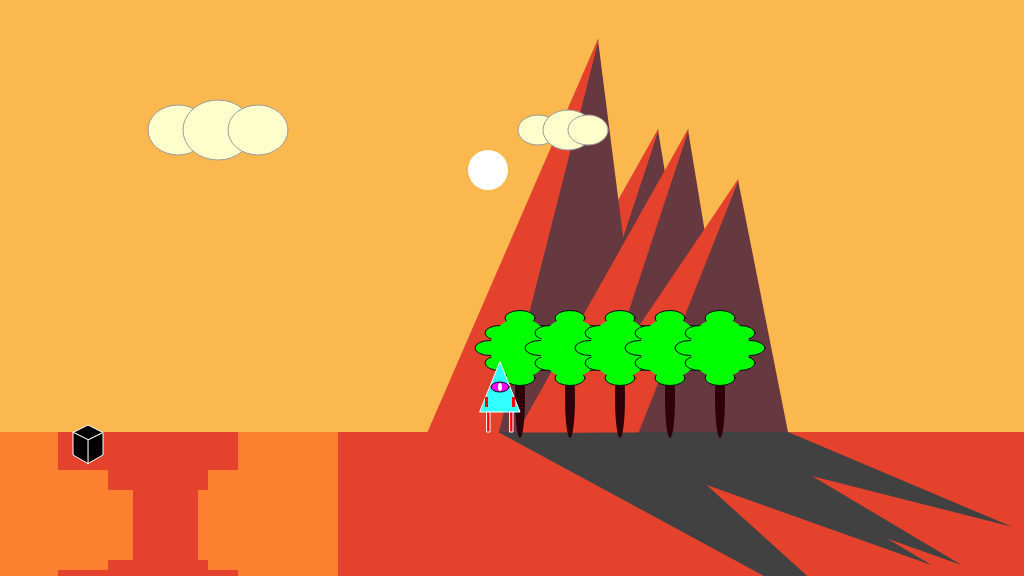
Frame 1 (no input)
Frame 60 (no input): identical to frame 1, image omitted
Frame 120 (the mouse pressed at the canvas centre since frame 60): identical to frame 1, image omitted

The p5.js sketch that drew this single still picture (run headless with seeded random() and noise() and a simulated clock; from frame 60 on, the mouse is pressed at the canvas centre):

// p5.js sketch
// ── sketch.js
/*

The Game Project

Week 3

Game interaction

*/

var gameChar_x;
var gameChar_y;
var floorPos_y;
var isLeft;
var isRight;
var isFalling;
var isPlummeting;
var tree_x;
var treePos_y;
var cloud;
var mountain;
var cameraPosX;


function setup()
{
	createCanvas(1024, 576);
	floorPos_y = height * 3/4;
	gameChar_x = width/2;
	gameChar_y = floorPos_y;
	isLeft = false;
	isRight = false;
	isFalling = false;
	isPlummeting = false;
	collectable = {x_pos: 100, y_pos: 440, size: 15, isFound: false};
	canyon =  {x_pos: 0, y_pos: 100, width: 100};
	tree_x = [width/2, width/2 + 50, width/2 + 100, 
			  width/2 + 150, width/2 + 200];
	treePos_y = height/2; 
	cloud = [{x: 190, size: 60}, {x: 230, size: 70}, {x: 270, size: 60},
			 {x: 550, size: 40}, {x: 580, size: 50}, {x: 600, size: 40}];
	mountain = [{x_pos: 570, y_pos: 432, height:-302},
				{x_pos: 510, y_pos: 432, height:-392},
				{x_pos: 600, y_pos: 432, height:-302},
				{x_pos: 650, y_pos: 432, height:-252}];
	cameraPosX = 0;
}

function draw()
{

	///////////DRAWING CODE//////////
	cameraPosX = gameChar_x - 500;

	noStroke();
	fill(229,66,45);
	background(251,184,79); // fill the sky orange
	rect(0, floorPos_y, width, height - floorPos_y); // draw some orange ground
	push();
	translate(-cameraPosX, 0);

	// Sun 
	fill(255);
	ellipse(500, 170, 40, 40);

	// Mountain
	for( var i = 0; i < mountain.length; i++) {
		noStroke();
		fill(102,56,63);
		
		// Brown triangle
		fill(102,56,63);
		triangle(mountain[i].x_pos + 100, mountain[i].y_pos + mountain[i].height, 
			mountain[i].x_pos + 150, mountain[i].y_pos, 
			mountain[i].x_pos, mountain[i].y_pos);

		// Shade triangle
		let c = color(251,184,79);
		let lightValue = lightness(c);
		fill(lightValue);
		triangle(mountain[i].x_pos + 374, (mountain[i].y_pos - mountain[i].height) * 0.77, 
			mountain[i].x_pos + 150, mountain[i].y_pos, 
			mountain[i].x_pos, mountain[i].y_pos);

		// Orange triangle
		stroke(229,66,45);
		fill(229,66,45);
		triangle(mountain[i].x_pos + 100, mountain[i].y_pos + mountain[i].height, 
			mountain[i].x_pos - 70, mountain[i].y_pos, 
			mountain[i].x_pos, mountain[i].y_pos); 
	}
	
	//1. a cloud in the sky
	//... add your code here
	stroke(155, 155, 155);
	for(var i = 0; i < cloud.length; i++) {
		fill(255,255,204);
		ellipse(cloud[i].x, 130, cloud[i].size, cloud[i].size - 10);
	}
	
	// tree
	for(var i = 0; i < tree_x.length; i++) {
		console.log(i);
		noStroke();
		fill(46,0,9);
		ellipse(tree_x[i] + 20, treePos_y + 110, 10, 80);
		fill(0,255,0);
		stroke(5);

		// corner ellipses
		ellipse(tree_x[i], treePos_y + 45, 30, 15);
		ellipse(tree_x[i] + 40, treePos_y + 45, 30, 15);
		ellipse(tree_x[i], treePos_y + 75, 30, 15);
		ellipse(tree_x[i] + 40, treePos_y + 75, 30, 15);
	
		// top, bottom, left, and right ellipses
		ellipse(tree_x[i] + 20, treePos_y + 30, 30, 15);
		ellipse(tree_x[i] + 20, treePos_y + 90, 30, 15);
		ellipse(tree_x[i] - 10, treePos_y + 60, 30, 15);
		ellipse(tree_x[i] + 50, treePos_y + 60, 30, 15);

		noStroke();
		circle(tree_x[i] + 20, treePos_y + 60, 60); 
}

	// a canyon
	fill(251,128,48);
	noStroke();
	rect(canyon.x_pos, canyon.y_pos + 332, canyon.width - 30, 150);
	rect(canyon.x_pos + 70, canyon.y_pos + 370, canyon.width - 50, 100);
	rect(canyon.x_pos + 105, canyon.y_pos + 390, canyon.width - 60, 70);

	rect(canyon.x_pos + 250, canyon.y_pos + 332, canyon.width, 170);
	rect(canyon.x_pos + 220, canyon.y_pos + 370, canyon.width - 70, 100);
	rect(canyon.x_pos + 210, canyon.y_pos + 390, canyon.width, 70);

	// Check if character is over the canyon x-axis
	if(gameChar_x > canyon.x_pos && gameChar_x < canyon.x_pos + canyon.width ||
		gameChar_x > canyon.x_pos + 250 && gameChar_x < canyon.x_pos + 250 + canyon.width)
	{
		gameChar_y = floorPos_y;
	}

	if(gameChar_x > canyon.x_pos + 70 && gameChar_x < canyon.x_pos + 20 + canyon.width ||
		gameChar_x > canyon.x_pos + 220 && gameChar_x < canyon.x_pos + 150 + canyon.width)
	{
		gameChar_y = canyon.y_pos + 370;
	}
	
	if(gameChar_x > (canyon.x_pos + 60 + canyon.width) && gameChar_x < (canyon.x_pos + 210))
	{
		isPlummeting = true;
	}

	// Make character fall 
	if(isPlummeting == true)
	{
		gameChar_y += 1;
	}


	// Calculate the distance between collectable and character
	let d = dist(collectable.x_pos, collectable.y_pos, gameChar_x, gameChar_y);
	//console.log(d);

	if (30 < d && d < 32)
	{
		collectable.isFound = true;
	}

	// collectable token - eg. a jewel, fruit, coins
	if(collectable.isFound == false)
	{
		noStroke();
		fill(255);
		// cube function
		var size = collectable.size; //sets cube side length 
		drawCube(size);
	}
	
	// the game character
	if(isLeft && isFalling)
	{
		// add your jumping-left code
		// body
		fill(50, 350, 400);
		triangle(gameChar_x - 20, gameChar_y - 20, gameChar_x + 20, gameChar_y - 20, gameChar_x, gameChar_y - 70);

		// arms
		fill(350, 0, 0);
		rect(gameChar_x - 11, gameChar_y - 55, 3, 12);
		rect(gameChar_x + 7, gameChar_y - 35, 10, 3);

		
		// legs
		fill(350, 0, 0);
		rect(gameChar_x - 8, gameChar_y - 20, 3, 10);
		rect(gameChar_x - 5, gameChar_y - 13, 3, 10);
		rect(gameChar_x, gameChar_y - 20, 3, 10);
		rect(gameChar_x + 3, gameChar_y - 13, 3, 10);
		

		// eyes
		fill(350, 0, 400);
		stroke(5);
		ellipse(gameChar_x - 8, gameChar_y - 45, 6, 10);
		noStroke();
		fill(400, 300, 400);
		ellipse(gameChar_x - 9, gameChar_y - 45, 3, 8);

	}
	else if(isRight && isFalling)
	{
		// add your jumping-right code
		// body
		fill(50, 350, 400);
		triangle(gameChar_x - 20, gameChar_y - 20, gameChar_x + 20, gameChar_y - 20, gameChar_x, gameChar_y - 70);

		// arms
		fill(350, 0, 0);
		rect(gameChar_x - 17, gameChar_y - 35, 10, 3);
		rect(gameChar_x + 10, gameChar_y - 55, 3, 12);

		
		// legs
		fill(350, 0, 0);
		rect(gameChar_x - 8, gameChar_y - 20, 3, 10);
		rect(gameChar_x - 10, gameChar_y - 13, 3, 10);
		rect(gameChar_x, gameChar_y - 20, 3, 10);
		rect(gameChar_x - 3, gameChar_y - 13, 3, 10);
		

		// eyes
		fill(350, 0, 400);
		stroke(5);
		ellipse(gameChar_x + 8, gameChar_y - 45, 6, 10);
		noStroke();
		fill(400, 300, 400);
		ellipse(gameChar_x + 9, gameChar_y - 45, 3, 8);

	}
	else if(isLeft)
	{
		// add your walking left code
		gameChar_x -= 4;
		// body
		fill(50, 350, 400);
		triangle(gameChar_x - 20, gameChar_y - 20, gameChar_x + 20, gameChar_y - 20, gameChar_x, gameChar_y - 70);

		// arms
		fill(350, 0, 0);
		rect(gameChar_x + 7, gameChar_y - 35, 10, 3);

		
		// legs
		fill(350, 0, 0);
		rect(gameChar_x - 8, gameChar_y - 20, 3, 20);
		rect(gameChar_x, gameChar_y - 20, 3, 10);
		rect(gameChar_x + 3, gameChar_y - 13, 3, 10);

		// eyes
		fill(350, 0, 400);
		stroke(5);
		ellipse(gameChar_x - 8, gameChar_y - 45, 6, 10);
		noStroke();
		fill(400, 300, 400);
		ellipse(gameChar_x - 9, gameChar_y - 45, 3, 8);

	}
	else if(isRight)
	{
		// add your walking right code
		gameChar_x += 4;
		// body
		fill(50, 350, 400);
		triangle(gameChar_x - 20, gameChar_y - 20, gameChar_x + 20, gameChar_y - 20, gameChar_x, gameChar_y - 70);

		// arms
		fill(350, 0, 0);
		rect(gameChar_x - 17, gameChar_y - 35, 10, 3);

		
		// legs
		fill(350, 0, 0);
		rect(gameChar_x - 8, gameChar_y - 20, 3, 10);
		rect(gameChar_x - 10, gameChar_y - 13, 3, 10);
		rect(gameChar_x, gameChar_y - 20, 3, 20);
		

		// eyes
		fill(350, 0, 400);
		stroke(5);
		ellipse(gameChar_x + 8, gameChar_y - 45, 6, 10);
		noStroke();
		fill(400, 300, 400);
		ellipse(gameChar_x + 9, gameChar_y - 45, 3, 8);

	}
	else if(isFalling || isPlummeting)
	{
		// add your jumping facing forwards code
		// body
		fill(50, 350, 400);
		triangle(gameChar_x - 20, gameChar_y - 20, gameChar_x + 20, gameChar_y - 20, gameChar_x, gameChar_y - 70);

		// legs
		fill(350, 0, 0);
		rect(gameChar_x - 13, gameChar_y - 20, 3, 10);
		rect(gameChar_x - 14, gameChar_y - 13, 3, 10);
		rect(gameChar_x + 10, gameChar_y - 20, 3, 10);
		rect(gameChar_x + 9, gameChar_y - 13, 3, 10);

		// eyes
		fill(350, 0, 400);
		stroke(10);
		ellipse(gameChar_x, gameChar_y - 45, 18, 10);
		noStroke();
		fill(400, 300, 400);
		ellipse(gameChar_x, gameChar_y - 45, 4, 8);

		// arms
		fill(350, 0, 0);
		rect(gameChar_x - 15, gameChar_y - 45, 3, 10);
		rect(gameChar_x + 12, gameChar_y - 45, 3, 10);

	}
	else
	{
		// add your standing front facing code
		// body
		fill(50, 350, 400);
		triangle(gameChar_x - 20, gameChar_y - 20, gameChar_x + 20, gameChar_y - 20, gameChar_x, gameChar_y - 70);

		// legs
		fill(350, 0, 0);
		rect(gameChar_x - 13, gameChar_y - 20, 3, 20);
		rect(gameChar_x + 10, gameChar_y - 20, 3, 20);

		// eyes
		fill(350, 0, 400);
		stroke(10);
		ellipse(gameChar_x, gameChar_y - 45, 18, 10);
		noStroke();
		fill(400, 300, 400);
		ellipse(gameChar_x, gameChar_y - 45, 4, 8);

		// arms
		fill(350, 0, 0);
		rect(gameChar_x - 15, gameChar_y - 35, 3, 10);
		rect(gameChar_x + 12, gameChar_y - 35, 3, 10);

	}

	pop();

	///////////INTERACTION CODE//////////
	//Put conditional statements to move the game character below here

}


function keyPressed()
{
	// if statements to control the animation of the character when
	// keys are pressed.
	if( isPlummeting == false)
	{
		if(keyCode == 65 )
		{
			isLeft = true;
		}
		
		if(keyCode == 68 )
		{
			isRight = true;
		}
	}

	if(keyCode == 87 )
	{
		isPlummeting = true;
		gameChar_y = gameChar_y - 100;
	}

	//open up the console to see how these work
	console.log("keyPressed: " + key);
	console.log("keyPressed: " + keyCode);
}

function keyReleased()
{
	// if statements to control the animation of the character when
	// keys are released.
	if(keyCode == 65 )
	{
		isLeft = false;
	}
	
	if(keyCode == 68 )
	{
		isRight = false;
	}

	if(keyCode == 87 )
	{
		isPlummeting = false;
		gameChar_y = gameChar_y + 100;
	}

	console.log("keyReleased: " + key);
	console.log("keyReleased: " + keyCode);

}

function drawCube(xx) {
	var dW = 30; //drawing width
	var dH = 10; //drawing height
	var cW = collectable.x_pos; //x coordinate for center
	var cH = collectable.y_pos; //y coordinate for center
	var yy = xx/2; //half of side length
	fill(0); //sets fill color to red
	stroke(255);
	quad (cW, cH, cW + xx, cH - yy, cW, cH - xx, cW - xx, cH - yy); //draws the top quad of a cube
	quad (cW, cH, cW + xx, cH - yy, cW + xx, cH + xx, cW, cH + PI*yy); //draws the right quad of a cube
	quad (cW, cH, cW, cH + PI*yy, cW - xx, cH + xx, cW - xx, cH - yy); //draws the left quad of a cube
  }
